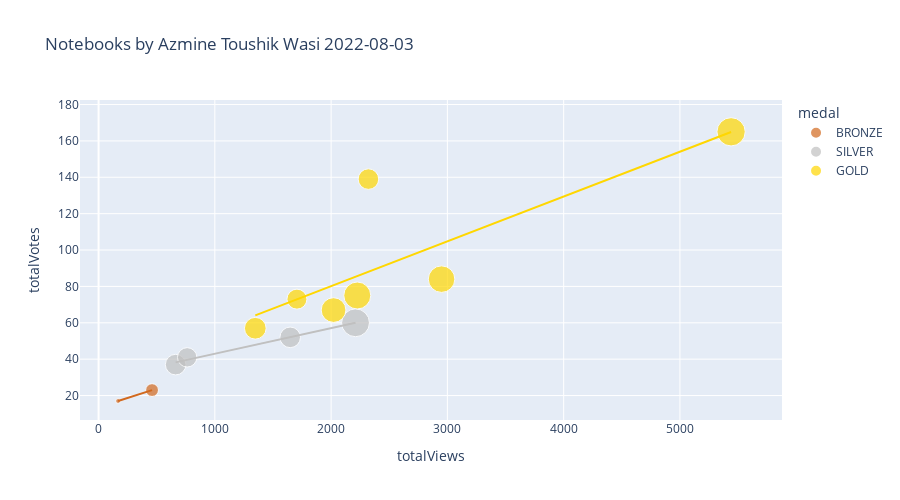

The notebook cell saved with this chart:
### Code cell
dft=pd.read_csv(links[-2])

dft['totalComments'].fillna(0, inplace=True)
dft['medal'].fillna('N/A', inplace=True)
dft['size'] = dft['totalComments'].clip(lower=1)
color_map = {
    'GOLD': 'gold',
    'SILVER': 'silver',
    'BRONZE': 'chocolate',
    'N/A': '#333'}
px.scatter(
    dft,
    'totalViews',
    'totalVotes',
    title=f'Notebooks by {df.author_displayName.get(0)} '+str(links[-2][25:35]),
    log_x=False,
    log_y=False,
    #width=800, 
    height=500,
    color='medal',
    color_discrete_map=color_map,
    size='size',
    trendline='ols',
    trendline_options=dict(log_x=False, log_y=False, add_constant=True),
    #trendline='lowess', # Use for Locally Weighted Scatterplot Smoothing line
    #trendline_scope='overall', # Use this for one trendline
    hover_name='title')

### Figure 1 — Plotly figure (JSON) as saved in the notebook; plotly's stock layout.template omitted (floating-point values rounded to 4 significant figures)
{"data": [{"hovertemplate": "<b>%{hovertext}</b><br><br>medal=BRONZE<br>totalViews=%{x}<br>totalVotes=%{y}<br>size=%{marker.size}<extra></extra>", "hovertext": ["Daily AQI - Air Quality Index [Scheduled]", "Classification ➡️ Comparing Different Algorithms"], "legendgroup": "BRONZE", "marker": {"color": "chocolate", "size": [7, 1], "sizemode": "area", "sizeref": 0.085, "symbol": "circle"}, "mode": "markers", "name": "BRONZE", "orientation": "v", "showlegend": true, "type": "scatter", "x": [460, 168], "xaxis": "x", "y": [23, 17], "yaxis": "y"}, {"hovertemplate": "<b>OLS trendline</b><br>totalVotes = 0.0205479 * totalViews + 13.5479<br>R<sup>2</sup>=1.000000<br><br>medal=BRONZE<br>totalViews=%{x}<br>totalVotes=%{y} <b>(trend)</b><extra></extra>", "legendgroup": "BRONZE", "marker": {"color": "chocolate", "symbol": "circle"}, "mode": "lines", "name": "BRONZE", "showlegend": false, "type": "scatter", "x": [168, 460], "xaxis": "x", "y": [17.0, 23.0], "yaxis": "y"}, {"hovertemplate": "<b>%{hovertext}</b><br><br>medal=SILVER<br>totalViews=%{x}<br>totalVotes=%{y}<br>size=%{marker.size}<extra></extra>", "hovertext": ["▶️ Cristiano Ronaldo ⚽ Goals  📊 EDA, Analysis", "Coursera 📉 EDA, Insights, Sentiment Analysis", "Advanced Feature Engineering for Classification", "Investment and Financial Analysis 🏭 EPZ"], "legendgroup": "SILVER", "marker": {"color": "silver", "size": [33, 18, 18, 16], "sizemode": "area", "sizeref": 0.085, "symbol": "circle"}, "mode": "markers", "name": "SILVER", "orientation": "v", "showlegend": true, "type": "scatter", "x": [2210, 663, 1648, 762], "xaxis": "x", "y": [60, 37, 52, 41], "yaxis": "y"}, {"hovertemplate": "<b>OLS trendline</b><br>totalVotes = 0.0140784 * totalViews + 28.906<br>R<sup>2</sup>=0.989617<br><br>medal=SILVER<br>totalViews=%{x}<br>totalVotes=%{y} <b>(trend)</b><extra></extra>", "legendgroup": "SILVER", "marker": {"color": "silver", "symbol": "circle"}, "mode": "lines", "name": "SILVER", "showlegend": false, "type": "scatter", "x": [663, 762, 1648, 2210], "xaxis": "x", "y": [38.24, 39.63, 52.11, 60.02], "yaxis": "y"}, {"hovertemplate": "<b>%{hovertext}</b><br><br>medal=GOLD<br>totalViews=%{x}<br>totalVotes=%{y}<br>size=%{marker.size}<extra></extra>", "hovertext": ["UCL ⚽ EDA & Viz ⭐ 2021-22 ⭐ Players & Teams", "ML Foundation ➡️ Bias-Variance Tradeoff ", "Divorce Prediction & Reasons Analysis with PCA", "▶️ Lionel Messi 📊 Extended EDA ⚽ Goals ", "ML Foundation ➡️ Cross Validation ✅ All Methods", "ML Foundation ➡️ Clustering Techniques, Algorithms", "ML Foundation ➡️ Imputation : All Techniques"], "legendgroup": "GOLD", "marker": {"color": "gold", "size": [26, 30, 20, 31, 17, 18, 34], "sizemode": "area", "sizeref": 0.085, "symbol": "circle"}, "mode": "markers", "name": "GOLD", "orientation": "v", "showlegend": true, "type": "scatter", "x": [2021, 2950, 1348, 2225, 1706, 2321, 5440], "xaxis": "x", "y": [67, 84, 57, 75, 73, 139, 165], "yaxis": "y"}, {"hovertemplate": "<b>OLS trendline</b><br>totalVotes = 0.0246315 * totalViews + 30.9087<br>R<sup>2</sup>=0.669281<br><br>medal=GOLD<br>totalViews=%{x}<br>totalVotes=%{y} <b>(trend)</b><extra></extra>", "legendgroup": "GOLD", "marker": {"color": "gold", "symbol": "circle"}, "mode": "lines", "name": "GOLD", "showlegend": false, "type": "scatter", "x": [1348, 1706, 2021, 2225, 2321, 2950, 5440], "xaxis": "x", "y": [64.11, 72.93, 80.69, 85.71, 88.08, 103.6, 164.9], "yaxis": "y"}], "layout": {"height": 500, "legend": {"itemsizing": "constant", "title": {"text": "medal"}, "tracegroupgap": 0}, "title": {"text": "Notebooks by Azmine Toushik Wasi 2022-08-03"}, "xaxis": {"anchor": "y", "domain": [0, 1], "title": {"text": "totalViews"}}, "yaxis": {"anchor": "x", "domain": [0, 1], "title": {"text": "totalVotes"}}}}
